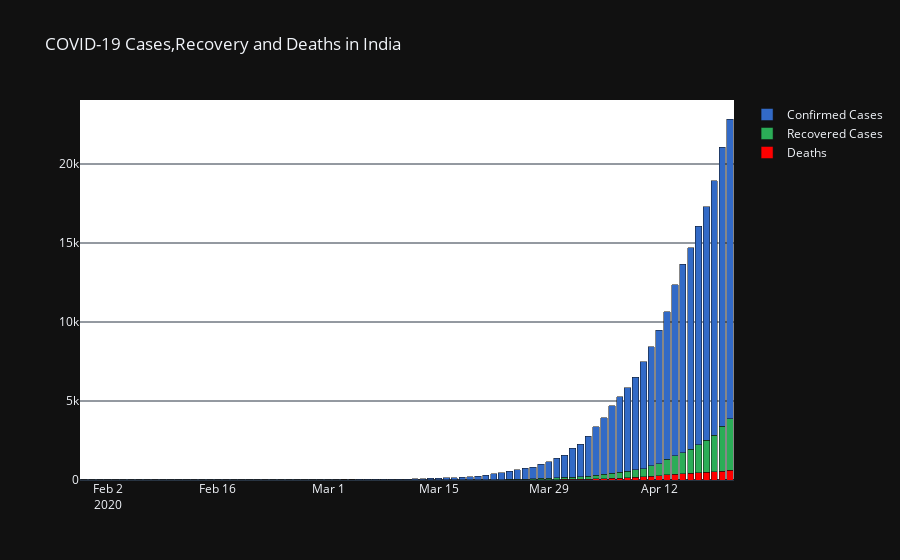

Notebook source saved alongside this figure:
### Code cell
covid_19_India = pd.read_csv('../input/covid19inindia/covid_19_india.csv')
date_wise_data = covid_19_India[['State/UnionTerritory',"Date","Confirmed","Deaths","Cured"]]
date_wise_data['Date'] = date_wise_data['Date'].apply(pd.to_datetime, dayfirst=True)
date_wise_data = date_wise_data.groupby(["Date"]).sum().reset_index()
def formatted_text(string):
    display(Markdown(string))
date_wise_data.to_csv('date_wise_data.csv')

temp = date_wise_data.copy()
fig = go.Figure(data=[
go.Bar(name='Deaths', x=temp['Date'], y=temp['Deaths'],marker_color='#ff0000'),
go.Bar(name='Recovered Cases', x=temp['Date'], y=temp['Cured'],marker_color='#2bad57'),
go.Bar(name='Confirmed Cases', x=temp['Date'], y=temp['Confirmed'],marker_color='#326ac7')])
fig.update_layout(barmode='stack')
fig.update_traces(textposition='inside')
fig.update_layout(uniformtext_minsize=8, uniformtext_mode='hide')
fig.update_layout(title_text='COVID-19 Cases,Recovery and Deaths in India',
                  plot_bgcolor='rgb(275, 270, 273)')
fig.show()
